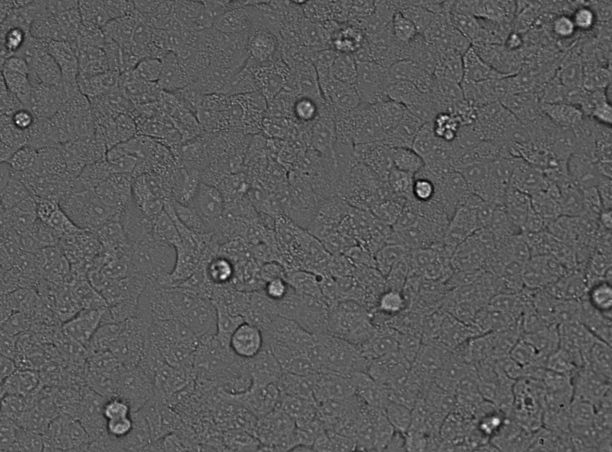
#> input picture Data/Kernels/Healthy_Cell_Repr30x.tif, 1224 x 904 px (shown at 1/2 size)
$ jupyter execute --allow-errors 'Kernel_Calibration_HighRes 2.ipynb'   (shell and % lines are left out)   (older library calls are emulated)
#> lines starting #> are read from the running program, lines starting #| are printed output that depends on the picture; after the words box and inside, x2 and y2 are one past the last pixel; in counts of white or black regions, pixels touching at a corner belong together
[cell 1]
import matplotlib.pyplot as plt;
import seaborn as sns;
from PIL import Image
from matplotlib.pyplot import imshow
import numpy as np;
import glob
import os

## Image Ingest

[cell 2]
def rgb2gray(rgb):

    r, g, b = rgb[:,:,0], rgb[:,:,1], rgb[:,:,2]
    gray = 0.2989 * r + 0.5870 * g + 0.1140 * b

    return gray

## Set Healthy Kernel

[cell 3]
set_kernel = True;
invert_image = False;
# [13 lines of commented-out code are left out]

[cell 4]
from scipy.ndimage import gaussian_filter
from skimage import data
from skimage import img_as_float
from skimage.morphology import reconstruction

# [14 lines of commented-out code are left out]

[cell 5]
# [22 lines of commented-out code are left out]

[cell 6]
#Healthy Cells

im = Image.open("Data/Kernels/Healthy_Cell_Repr30x.tif");
#> im is the input picture: PIL image 1224x904 I;16; min 9947, max 65504, mean 29675.1

#imshow(np.asarray(im))
im_array_gray = np.asarray(im,dtype=np.float32)
#im_array_gray = rgb2gray(im_array);
if invert_image:
    im_array_gray = (np.abs(255.0-im_array_gray))

im_array_gray_A549 = im_array_gray;
plt.figure(figsize=(10,20))
imshow(im_array_gray_A549)
#Cells Condensing/Circular Cells

# in focus circular cells
#im = Image.open("Data/Kernels/Unhealthy_Cell_Repr30x.tif");

im = Image.open('Data/Kernels/Unhealthy_cell_kernels/20191113 P1 E1 04.tif')
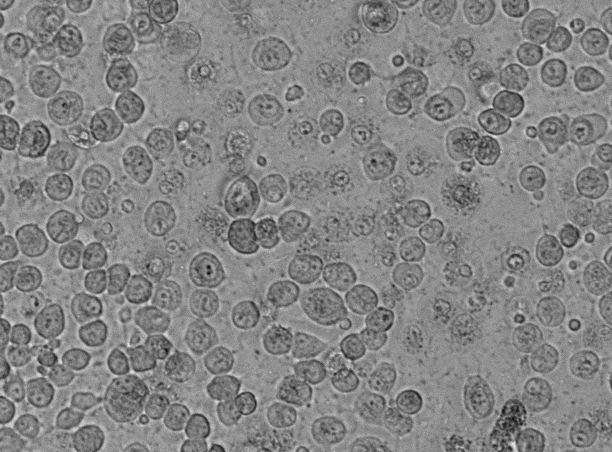
#> input picture Data/Kernels/Unhealthy_cell_kernels/20191113 P1 E1 04.tif, 1224 x 904 px (shown at 1/2 size)
#> im is the input picture: PIL image 1224x904 I;16; min 21943, max 56860, mean 40145.4
#im = Image.open("Data/Kernels/H1_Bright Field_007.tif");
im_array_gray = np.asarray(im,dtype=np.float32)
#im_array_gray = rgb2gray(im_array_gray);
if False:
    im_array_gray = (255.0-im_array_gray)
im_array_gray_circular_infocus = im_array_gray;
plt.figure(figsize=(10,20))
imshow(im_array_gray_circular_infocus)

# [17 lines of commented-out code are left out]


im = Image.open("Data/Kernels/HCT116-UnhealthyCell_BacterialPatch.tif"); # images of bacterial patch
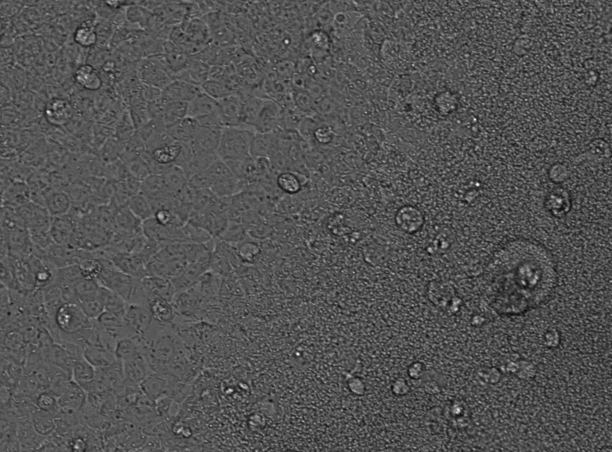
#> input picture Data/Kernels/HCT116-UnhealthyCell_BacterialPatch.tif, 1224 x 904 px (shown at 1/2 size)
#> im is the input picture: PIL image 1224x904 I;16; min 6229, max 65504, mean 25680.4
im_array_gray = np.asarray(im,dtype=np.float32)
#im_array_gray = rgb2gray(im_array_gray);
if False:
    im_array_gray = (np.abs(255.0-im_array_gray))
im_array_gray_bacterial_patch = im_array_gray/np.max(im_array_gray);
plt.figure(figsize=(10,20))
imshow(im_array_gray_bacterial_patch,cmap='gray')


# [19 lines of commented-out code are left out]

[cell 7]
# Unhealthy cells
#im = Image.open("Data/Kernels/Unhealthy_Cell_Repr30x.tif");
im = Image.open('Data/Kernels/Unhealthy_cell_kernels/20191113 P1 E1 04.tif')
#im = Image.open("Data/Kernels/Unhealthy_cell_kernels/C6_04_1_1_Bright Field_009.tif");
plt.figure(figsize=(20,10))

im_array_gray = np.asarray(im,dtype=np.float32)
imshow(np.asarray(im))
#im_array_gray = rgb2gray(im_array_gray);
if False:
     im_array_gray = (np.abs(255.0-im_array_gray))

im_array_gray_A549_UH = im_array_gray;


# [7 lines of commented-out code are left out]

[cell 8]
# [4 lines of commented-out code are left out]

## Shaded Normal Kernel Extraction

[cell 9]
## Set Healthy Kernels

#set_kernel=True;
if set_kernel:
    # [8 lines of commented-out code are left out]
    sample_kernel_healthy_A549 = np.array(im_array_gray_A549[425:575,1050:1150])
    sample_kernel_healthy_A549 = (np.mean(sample_kernel_healthy_A549,axis=None)-sample_kernel_healthy_A549)/(np.mean(sample_kernel_healthy_A549,axis=None))
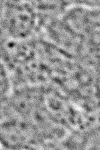
#> sample_kernel_healthy_A549: shape (150, 100) float32; min -0.532, max 0.374, mean 1.78e-09; drawn with min black and max white
    sample_kernel_healthy_A549[sample_kernel_healthy_A549<0] =0.0;
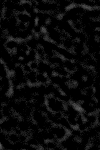
#> sample_kernel_healthy_A549: shape (150, 100) float32; min 0, max 0.374, mean 0.0392
    mask_sample_kernel_healthy_A549 = sample_kernel_healthy_A549;
    plt.figure()
    imshow(mask_sample_kernel_healthy_A549,cmap='gray')

    #plt.figure()
    #imshow(mask_sample_kernel_healthy_A549,cmap='gray')

    #Define Bacterial Patches
    sample_kernel_bacterial_patch = np.array(im_array_gray_bacterial_patch[685:715,685:715]) #
    sample_kernel_bacterial_patch = (np.mean(sample_kernel_bacterial_patch,axis=None)-sample_kernel_bacterial_patch)/(np.mean(sample_kernel_bacterial_patch,axis=None))
    sample_kernel_bacterial_patch[sample_kernel_bacterial_patch<0.00] =0.0;
    #sample_kernel_bacterial_patch[sample_kernel_bacterial_patch>0.00] =1.0;
    #sample_kernel_bacterial_patch = 1.0-sample_kernel_bacterial_patch
    mask_sample_kernel_bacterial_patch = sample_kernel_bacterial_patch#/np.max(sample_kernel_bacterial_patch);

#Unhealthy cells
if set_kernel:
    sample_kernel_unhealthy_A549 = np.array(im_array_gray_A549_UH[540:630,630:730])
    sample_kernel_unhealthy_A549 = (np.mean(sample_kernel_unhealthy_A549,axis=None)-sample_kernel_unhealthy_A549)/(np.mean(sample_kernel_unhealthy_A549,axis=None))
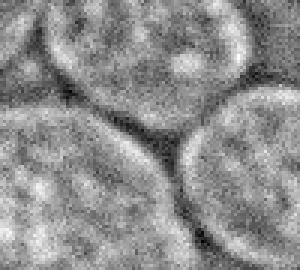
#> sample_kernel_unhealthy_A549: shape (90, 100) float32 (shown 3 times larger); min -0.344, max 0.272, mean -2.9e-08; drawn with min black and max white
    sample_kernel_unhealthy_A549[sample_kernel_unhealthy_A549<0.00] =0.0;
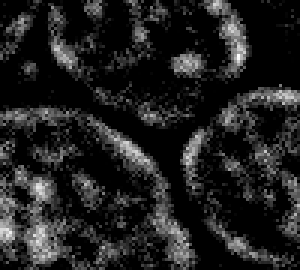
#> sample_kernel_unhealthy_A549: shape (90, 100) float32 (shown 3 times larger); min 0, max 0.272, mean 0.0351; drawn with min black and max white
    sample_kernel_unhealthy_A549[sample_kernel_unhealthy_A549>0.00] =1.0;
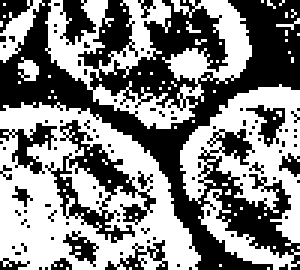
#> sample_kernel_unhealthy_A549: shape (90, 100) float32 (shown 3 times larger); values 0 (black) and 1 (white), 51.8% white; 91 black regions (80 under 20 px), largest, box (x1, y1, x2, y2) and area: (0, 0, 100, 90) 3167, (15, 40, 52, 81) 435, (0, 41, 19, 58) 122
#> `[cell 11] #Unhealthy cells plots plt.figure() imshow(np.abs(sample_ker..`:
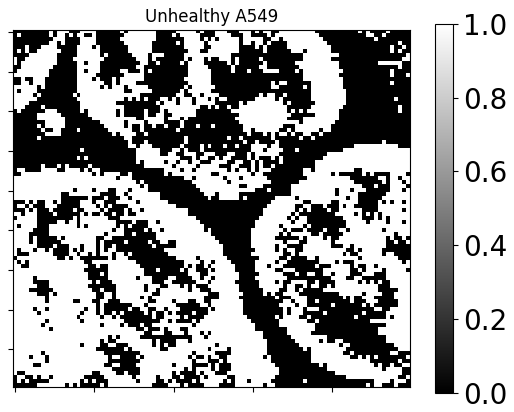
#> figure drawn by matplotlib, 2 panels
#> `[cell 11] #Unhealthy cells plots plt.figure() imshow(np.abs(sample_ker..`:
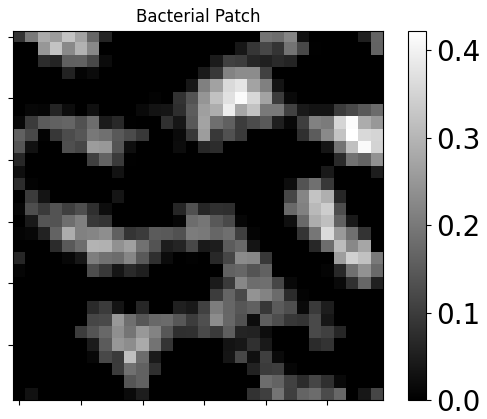
#> figure drawn by matplotlib, 2 panels
    mask_sample_kernel_unhealthy_A549 = sample_kernel_unhealthy_A549;
    plt.figure()
    imshow(mask_sample_kernel_unhealthy_A549,cmap='gray')

[cell 10]
plt.figure()
imshow(np.abs(sample_kernel_healthy_A549),cmap='gray')
plt.title('Healthy A549 Kernel')

# [7 lines of commented-out code are left out]

plt.figure()
imshow(np.abs(sample_kernel_bacterial_patch),cmap='gray')
plt.title('Bacterial Patch')


# [5 lines of commented-out code are left out]

[cell 11]
#Unhealthy cells plots
plt.figure()
imshow(np.abs(sample_kernel_unhealthy_A549),cmap='gray')
plt.title('Unhealthy A549')
cbar = plt.colorbar()
ax = plt.gca()
ax.set_xticklabels({})
ax.set_yticklabels({})
cbar.ax.tick_params(labelsize=20)


plt.figure()
imshow(np.abs(sample_kernel_bacterial_patch),cmap='gray')
plt.title('Bacterial Patch')
cbar = plt.colorbar()
ax = plt.gca()
ax.set_xticklabels({})
ax.set_yticklabels({})
cbar.ax.tick_params(labelsize=20)


# [16 lines of commented-out code are left out]

### Load Image Files to Analyze

[cell 12]
list_of_kernels = [mask_sample_kernel_healthy_A549,mask_sample_kernel_unhealthy_A549,mask_sample_kernel_bacterial_patch]##[mask_sample_kernel_healthy_A549,mask_sample_kernel_healthy_dendritic,mask_sample_kernel_healthy_macrophage,mask_sample_kernel_unhealthy_A549,mask_sample_kernel_unhealthy_dendritic,mask_sample_kernel_unhealthy_macrophage,mask_sample_kernel_bacterial_patch]
#list_of_alphas = [3.75,13.5,1.91];#[3.75,13.0,5.1,8.5,8.2,11.25,4.06]
#list_of_colors = ['g','r','b']

#bacterial patch - 7.65


## Generate family of kernels:
list_kernel_families = [];
for sample_kernel_ind in range(0,len(list_of_kernels)):
    mask_sample_kernel = list_of_kernels[sample_kernel_ind];
    base_angle = 0;
    kernel_family = [];
    for delta in range(base_angle,360,10):
        this_family_kernel_img= Image.fromarray(np.uint8(mask_sample_kernel * 255) ).rotate(angle=base_angle+delta)
        rotated_kernel = np.array(this_family_kernel_img,dtype=np.float32)/255.0
        kernel_family.append(rotated_kernel);
    list_kernel_families.append(kernel_family);
#> this loop made 3 passes
#> after the loop, list_kernel_families = 3 items

[cell 13]
for kernel_family in list_kernel_families:

    figs,list_of_ax = plt.subplots(1,len(kernel_family))

    figs.set_size_inches((60,40))
    for ind in range(0,len(list_of_ax)):
        this_ax = list_of_ax[ind];
        plt.sca(this_ax)

        plt.imshow(kernel_family[ind],cmap='gray')
    #plt.show()
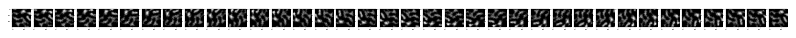
#> figure drawn by matplotlib, 36 panels
